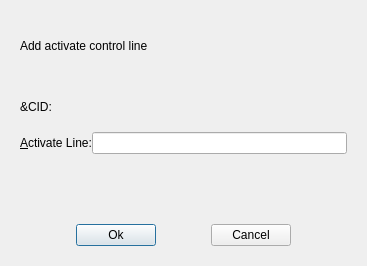
<?xml version="1.0" encoding="UTF-8"?>
<ui version="4.0">
 <class>ActivateControlLinesDialog</class>
 <widget class="QDialog" name="ActivateControlLinesDialog">
  <property name="geometry">
   <rect>
    <x>0</x>
    <y>0</y>
    <width>367</width>
    <height>266</height>
   </rect>
  </property>
  <property name="windowTitle">
   <string>Activate Control Lines Dialog</string>
  </property>
  <layout class="QGridLayout" name="gridLayout">
   <property name="leftMargin">
    <number>0</number>
   </property>
   <property name="topMargin">
    <number>0</number>
   </property>
   <property name="rightMargin">
    <number>0</number>
   </property>
   <property name="bottomMargin">
    <number>0</number>
   </property>
   <property name="spacing">
    <number>0</number>
   </property>
   <item row="0" column="0">
    <widget class="QWidget" name="DialogContainer" native="true">
     <layout class="QVBoxLayout" name="verticalLayout">
      <property name="spacing">
       <number>0</number>
      </property>
      <property name="leftMargin">
       <number>20</number>
      </property>
      <property name="topMargin">
       <number>20</number>
      </property>
      <property name="rightMargin">
       <number>20</number>
      </property>
      <property name="bottomMargin">
       <number>20</number>
      </property>
      <item>
       <widget class="QLabel" name="l_caption">
        <property name="text">
         <string>Add activate control line</string>
        </property>
       </widget>
      </item>
      <item>
       <spacer name="verticalSpacer_2">
        <property name="orientation">
         <enum>Qt::Vertical</enum>
        </property>
        <property name="sizeType">
         <enum>QSizePolicy::Fixed</enum>
        </property>
        <property name="sizeHint" stdset="0">
         <size>
          <width>20</width>
          <height>10</height>
         </size>
        </property>
       </spacer>
      </item>
      <item>
       <layout class="QHBoxLayout" name="horizontalLayout_2">
        <property name="spacing">
         <number>0</number>
        </property>
        <item>
         <widget class="QLabel" name="l_cid">
          <property name="text">
           <string>&amp;CID:</string>
          </property>
         </widget>
        </item>
        <item>
         <widget class="QWidget" name="m_cid" native="true">
          <property name="layoutDirection">
           <enum>Qt::LeftToRight</enum>
          </property>
         </widget>
        </item>
       </layout>
      </item>
      <item>
       <layout class="QHBoxLayout" name="horizontalLayout">
        <property name="spacing">
         <number>0</number>
        </property>
        <item>
         <widget class="QLabel" name="l_value">
          <property name="text">
           <string>&amp;Activate Line:</string>
          </property>
          <property name="buddy">
           <cstring>m_value</cstring>
          </property>
         </widget>
        </item>
        <item>
         <widget class="QLineEdit" name="m_value">
          <property name="layoutDirection">
           <enum>Qt::RightToLeft</enum>
          </property>
          <property name="alignment">
           <set>Qt::AlignLeading|Qt::AlignLeft|Qt::AlignVCenter</set>
          </property>
         </widget>
        </item>
       </layout>
      </item>
      <item>
       <spacer name="verticalSpacer">
        <property name="orientation">
         <enum>Qt::Vertical</enum>
        </property>
        <property name="sizeType">
         <enum>QSizePolicy::Minimum</enum>
        </property>
        <property name="sizeHint" stdset="0">
         <size>
          <width>20</width>
          <height>70</height>
         </size>
        </property>
       </spacer>
      </item>
      <item>
       <layout class="QHBoxLayout" name="horizontalLayout_3">
        <property name="spacing">
         <number>0</number>
        </property>
        <item>
         <spacer name="horizontalSpacer_3">
          <property name="orientation">
           <enum>Qt::Horizontal</enum>
          </property>
          <property name="sizeHint" stdset="0">
           <size>
            <width>40</width>
            <height>20</height>
           </size>
          </property>
         </spacer>
        </item>
        <item>
         <widget class="QPushButton" name="b_ok">
          <property name="cursor">
           <cursorShape>PointingHandCursor</cursorShape>
          </property>
          <property name="text">
           <string>Ok</string>
          </property>
         </widget>
        </item>
        <item>
         <spacer name="horizontalSpacer_2">
          <property name="orientation">
           <enum>Qt::Horizontal</enum>
          </property>
          <property name="sizeHint" stdset="0">
           <size>
            <width>40</width>
            <height>20</height>
           </size>
          </property>
         </spacer>
        </item>
        <item>
         <widget class="QPushButton" name="b_cancel">
          <property name="cursor">
           <cursorShape>PointingHandCursor</cursorShape>
          </property>
          <property name="text">
           <string>Cancel</string>
          </property>
         </widget>
        </item>
        <item>
         <spacer name="horizontalSpacer">
          <property name="orientation">
           <enum>Qt::Horizontal</enum>
          </property>
          <property name="sizeHint" stdset="0">
           <size>
            <width>40</width>
            <height>20</height>
           </size>
          </property>
         </spacer>
        </item>
       </layout>
      </item>
     </layout>
    </widget>
   </item>
  </layout>
 </widget>
 <resources/>
 <connections>
  <connection>
   <sender>b_ok</sender>
   <signal>clicked()</signal>
   <receiver>ActivateControlLinesDialog</receiver>
   <slot>accept()</slot>
   <hints>
    <hint type="sourcelabel">
     <x>221</x>
     <y>195</y>
    </hint>
    <hint type="destinationlabel">
     <x>183</x>
     <y>132</y>
    </hint>
   </hints>
  </connection>
  <connection>
   <sender>b_cancel</sender>
   <signal>clicked()</signal>
   <receiver>ActivateControlLinesDialog</receiver>
   <slot>reject()</slot>
   <hints>
    <hint type="sourcelabel">
     <x>307</x>
     <y>195</y>
    </hint>
    <hint type="destinationlabel">
     <x>183</x>
     <y>132</y>
    </hint>
   </hints>
  </connection>
 </connections>
</ui>
